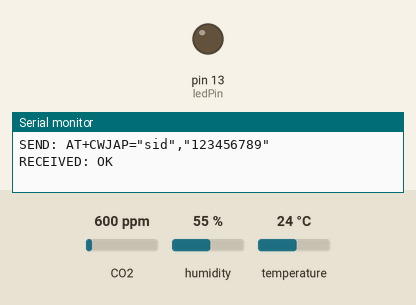
Recording of a sketch running on a simulated Arduino Uno, built with avr-gcc and run on an emulated ATmega328P. Shown: output pins drawn as LEDs (lit = HIGH), the last lines printed to the serial monitor. Inputs (shaded band) come from the test bench; at power-on: CO2 600 ppm, humidity 55 %, temperature 24 °C. The modem accepts every AT command (registered, SIM ready, sends succeed) and sends nothing else.

Above: at 13.2 s.
13.3 s: CO2 set to 657 ppm
At 18.6 s:
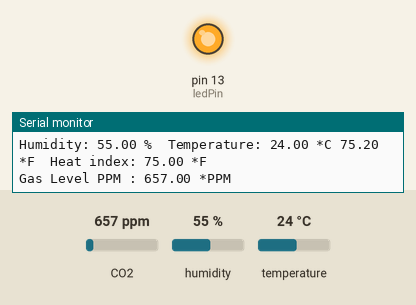
24.5 s: CO2 set to 717 ppm
Timing chart, 0 to 27.5 s (numbered marks = the images above; inputs shaded):
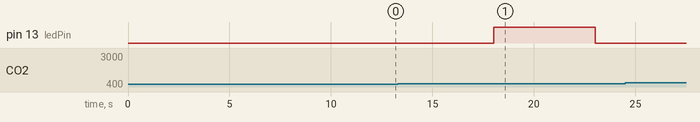

The sketch:

aqms_working.ino
```cpp
#include <SoftwareSerial.h>
#include <MQ135.h>
#include <DHT.h>
SoftwareSerial softSerial(2, 3);      // RX, TX pin for Arduino

#define DHTPIN A0                     // Analog pin for DHT11
#define DHTTYPE DHT11

MQ135 gasSensor = MQ135(A1);
DHT dht(DHTPIN, DHTTYPE);

#define SSID "sid"                     // SSID - name of wifi (hotspot)
#define PASS "123456789"               // PASS - password required to access wifi (hotspot)
#define IP "184.106.153.149"           // ThingSpeak IP

float t;
float h;
float f;
float hi;
float air_quality;
String result;
int ledPin = 13;

void setup()
{

   uint32_t baud = 115200;
   Serial.begin(baud);
   dht.begin();
   softSerial.begin(baud);
   pinMode(ledPin, OUTPUT);
   connectWiFi();
}

void loop()
{
  delay(6000);

  Serial.println("DHT11 and MQ135 test!");

  air_quality = gasSensor.getPPM();
  h = dht.readHumidity();
  t = dht.readTemperature();
  f = dht.readTemperature(true);

  if (isnan(h) || isnan(t) || isnan(f)) {
    Serial.println("Failed to read from DHT sensor!");
    return;
  }

  hi = dht.computeHeatIndex(f, h);

  Serial.print("Humidity: ");
  Serial.print(h);
  Serial.print(" %\t");
  Serial.print("Temperature: ");
  Serial.print(t);
  Serial.print(" *C ");
  Serial.print(f);
  Serial.print(" *F\t");
  Serial.print("Heat index: ");
  Serial.print(hi);
  Serial.println(" *F");
  Serial.print("Gas Level PPM : ");
  Serial.print(air_quality);
  Serial.println(" *PPM");

  if (air_quality<=700)
  {
    digitalWrite(ledPin, HIGH);
    delay(5000);
    digitalWrite(ledPin, LOW);
    result = "0";       //"Pure Air"
  }

  else if(air_quality<=1500 && air_quality>700)
  {
    result = "1";       //"Poor Air"
  }

  else if (air_quality>1500 )
  {
    result = "2";       //"Danger! Move to Fresh Air"
  }


  updateTS();

}

void updateTS()
{
    String cmd = "AT+CIPSTART=\"TCP\",\"";// Setup TCP connection
    cmd += IP;
    cmd += "\",80";
    sendDebug(cmd);
    delay(6000);

    String url = "GET /update?key=V8ICHOQB51BYJ8F4&field1="+String(t)+"&field2="+String(h)+"&field3="+String(hi)+"&field4="+String(f)+"&field5="+String(air_quality)+"&field6="+result+"\r\n\r\n\r\n\r\n\r\n\r\n";

    String stringLength="AT+CIPSEND=";

    stringLength +=String(url.length());

    Serial.println(stringLength);

    softSerial.println(stringLength);

   if( softSerial.find( ">" ) )
    {

     Serial.print(">");
     softSerial.print(url);
     Serial.print(url);
     delay(24000);

    }

   else
    {
     Serial.println("AT+CIPCLOSE Executing : ");
     sendDebug( "AT+CIPCLOSE" );    //close TCP connection
    }


}

void sendDebug(String cmd)
{
      Serial.print("SEND: ");
      softSerial.println(cmd);
      Serial.println(cmd);
}

boolean connectWiFi()
{
      softSerial.println("AT+CWMODE=1");      //Single mode of communication
      delay(6000);

      String cmd="AT+CWJAP=\"";               // Join accespoint (AP) with given SSID and PASS to be able to send data on cloud
      cmd+=SSID;
      cmd+="\",\"";
      cmd+=PASS;
      cmd+="\"";

      sendDebug(cmd);
      delay(6000);

      if(softSerial.find("OK"))
      {
       Serial.println("RECEIVED: OK");
       return true;
      }

      else
      {
       Serial.println("RECEIVED: Error");
       return false;
      }
}
```
